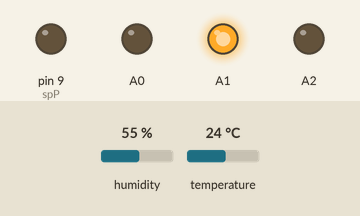
This sketch was run on a simulated Arduino Uno, built with avr-gcc and run on an emulated ATmega328P. Parts: output pins drawn as LEDs (lit = HIGH). Wiring (inferred from the names in the program): DHT11 sensor: data pin 5. The inputs (shaded band) are chosen by the test bench; at power-on: temperature 24 °C, humidity 55 %. What the sketch prints to the serial monitor is not drawn.

Above: at 7.3 s.
7.4 s: temperature set to 22 °C
13.2 s: temperature set to 19 °C
At 19.5 s:
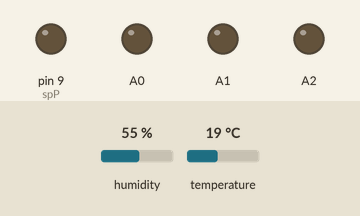
22.9 s: temperature set to 28 °C
At 28.5 s:
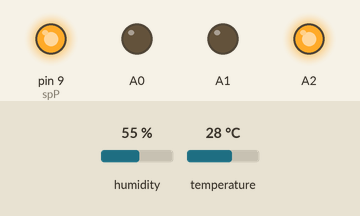
33.4 s: temperature set to 12 °C
At 36.9 s:
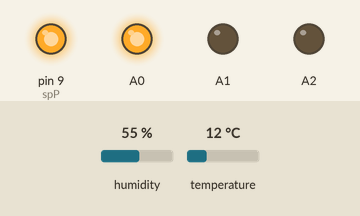
43.9 s: temperature set to 33 °C
At 50.3 s:
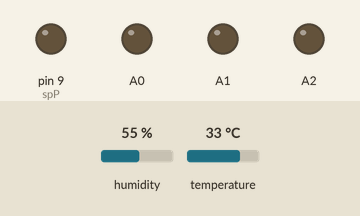
Timing chart, 0 to 55.4 s (numbered marks = the images above; inputs shaded):
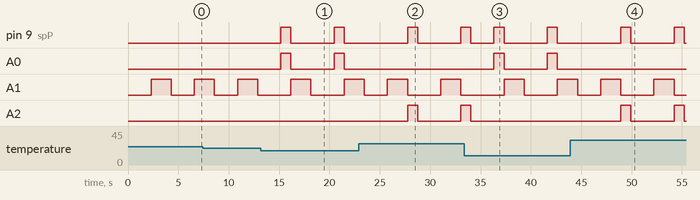

The sketch:

humditititititititititititititititity.ino
```cpp
#include <DHT.h>
#include <DHT_U.h>
#include <Adafruit_Sensor.h>

int spP = 9;
int len = 1;
#define DHTPIN 5
#define DHTTYPE DHT11
#define COLD A0
#define PERF A1
#define HOT A2
DHT dht(DHTPIN, DHTTYPE);

void setup() {
  // put your setup code here, to run once:
  Serial.begin(9600);
  Serial.println("Tis a test");
  dht.begin();
}

void loop() {
  //digitalWrite(spP, HIGH);
  // put your main code here, to run repeatedly:
  pinMode(spP, OUTPUT);
  pinMode(A0, OUTPUT);
  pinMode(A1, OUTPUT);
  pinMode(A2, OUTPUT);
  delay(2000);

  float h = dht.readHumidity();
  float t = dht. readTemperature();
  float f = dht.readTemperature(true);

  if (isnan(h) || isnan(t) || isnan(f)) {
    Serial.println("Error! NaN!");
    return;
    }
   Serial.print("Humidity: ");
   Serial.print(h);
   Serial.print(" %\t ");
   Serial.print("Temperature: ");
   Serial.print(t);
   Serial.print(" *C");

   if (t <=20) {
    Serial.println("It's Coooooooooooooooooooooooooooold!!!!");
    digitalWrite(A0, HIGH);
    digitalWrite(spP, HIGH);
    //Turns on
    delay(1000);
    digitalWrite(spP, LOW);
    digitalWrite(A0, LOW);
    //Turns off
    }

    if (20 < t <27) {
      Serial.println(" It's Gooooooooooooooooooooooooooood!!!!");
      digitalWrite(A1, HIGH);
      //Turns on
      delay(2000);
      digitalWrite(A1, LOW);
      }

      if (t >= 27) {
        Serial.println("It's Hoooooooooooooooooooooooooooot!!!!");
        digitalWrite(A2, HIGH);
        digitalWrite(spP, HIGH);
        delay(1000);
        digitalWrite(spP, LOW);
        digitalWrite(A2, LOW);
        }

   Serial.print(" %\t ");

}
```

Measured:
- the behaviour switches between 21 and 20 °C on temperature (found by bisection; images 0 and 1)
- after the input at 13.2 s, pin 9 (spP), A0: alternates HIGH for 1.0 s and LOW for 4.3 s, starting after 2.0 s
- after the input at 22.9 s, A0: stops changing and stays LOW; A2: LOW → HIGH after 4.9 s, → LOW 1.0 s later, → HIGH 4.3 s later
- after the input at 33.4 s, A0: alternates HIGH for 1.0 s and LOW for 4.3 s, starting after 2.9 s; A2: goes on until 34.0 s, then stays LOW
- after the input at 43.9 s, A0: stops changing and stays LOW; A2: alternates HIGH for 1.0 s and LOW for 4.3 s, starting after 5.0 s
